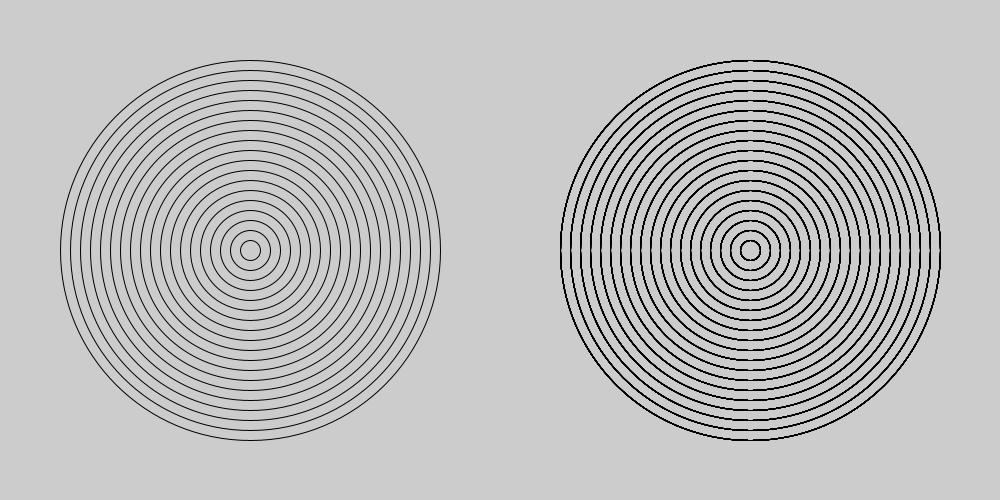
Frame 1 (no input)
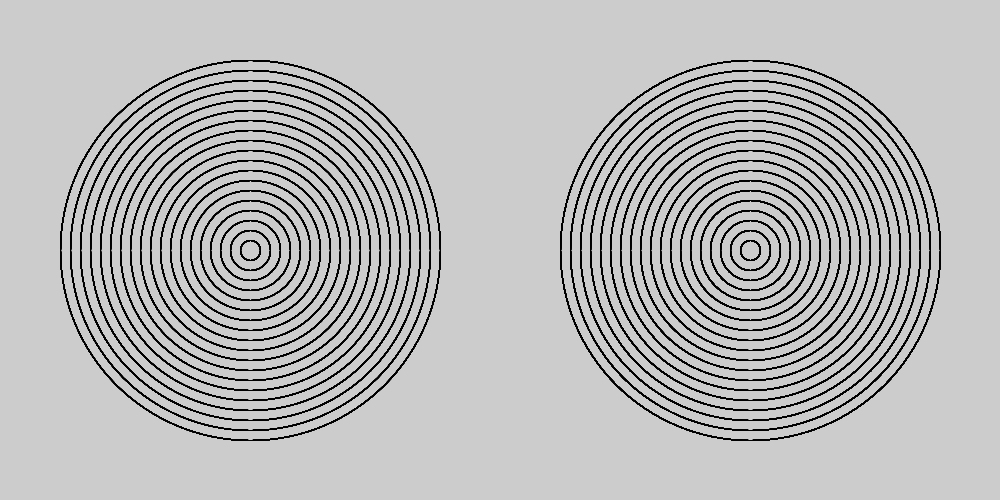
Frame 60 (the mouse pressed at the canvas centre just before this capture)
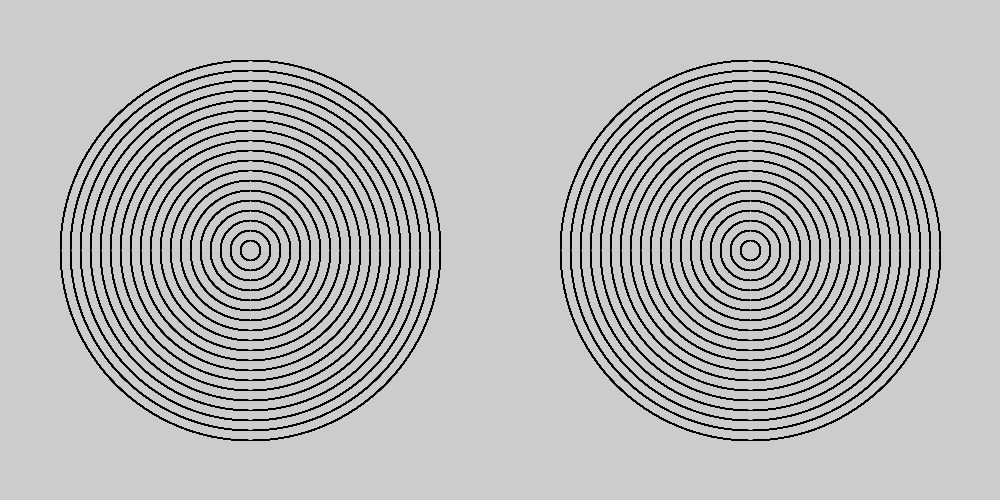
Frame 120 (the mouse held since frame 60 and released just before this capture)

The Processing sketch that drew these frames (run headless with seeded random() and noise(); from frame 60 on, the mouse is pressed at the canvas centre):

// Processing sketch: amazing_rings
// ── amazing_rings.pde

void setup() {
    size(1000, 500);
}

void draw() {
  
  // Go to the recipe to run the demonstration before starting this program
  
  /*
  Use the code from your Bullseye program to draw the rings shown in this recipe.
  You can use the noFill() command to make your ellipses transparent.
  Make the rings move past each other.
  When the rings hit the side of the sketch, make them reverse their direction.
  */

   int a = 400;
  for(int i = 0; i < 20; i++){
    a = a - 20;
    if(i % 2 == 0){
      noFill();
      ellipse(250, 250, a, a);
    }
    else{
      noFill();
      ellipse(250, 250, a, a);
    }
  
   int b = 400;
  for(int j = 0; j < 20; j++){
    b = b - 20;
    if(j % 2 == 0){
      noFill();
      ellipse(750, 250, b, b);
    }
    else{
      noFill();
      ellipse(750, 250, b, b);
    }
    
  }

}
}
